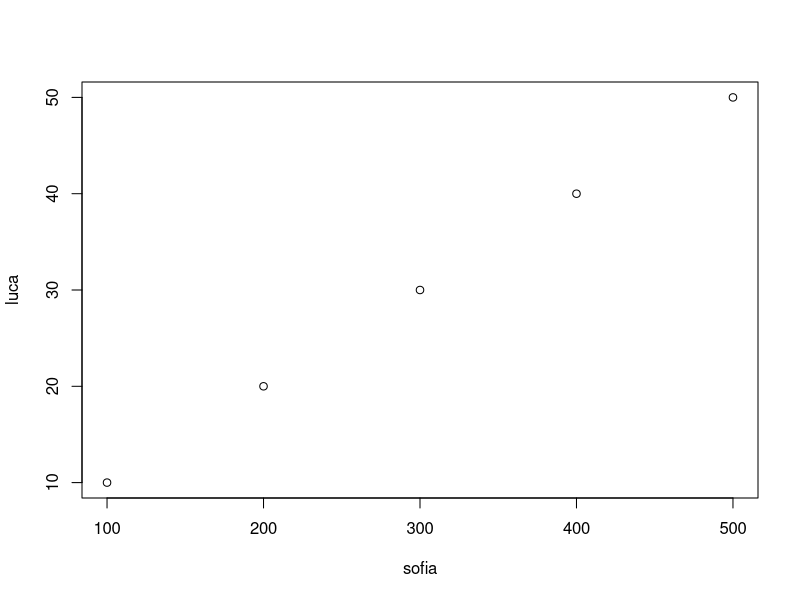
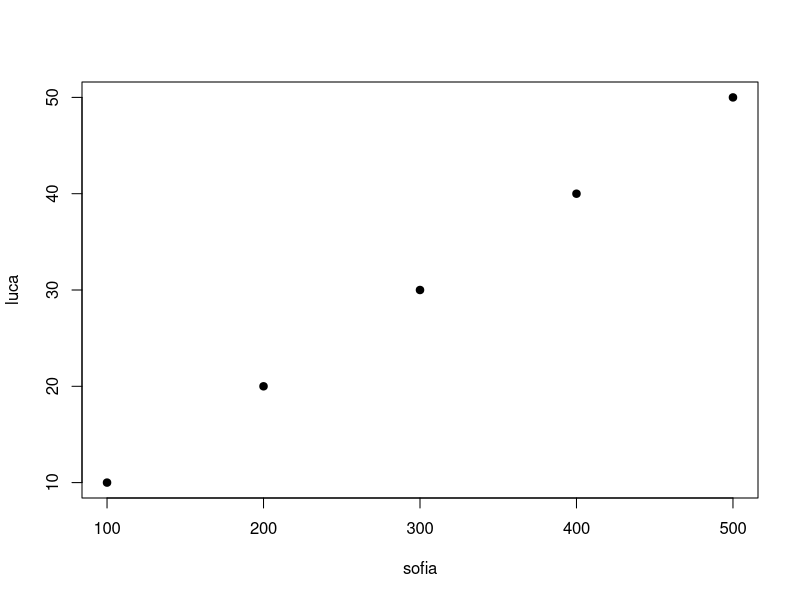
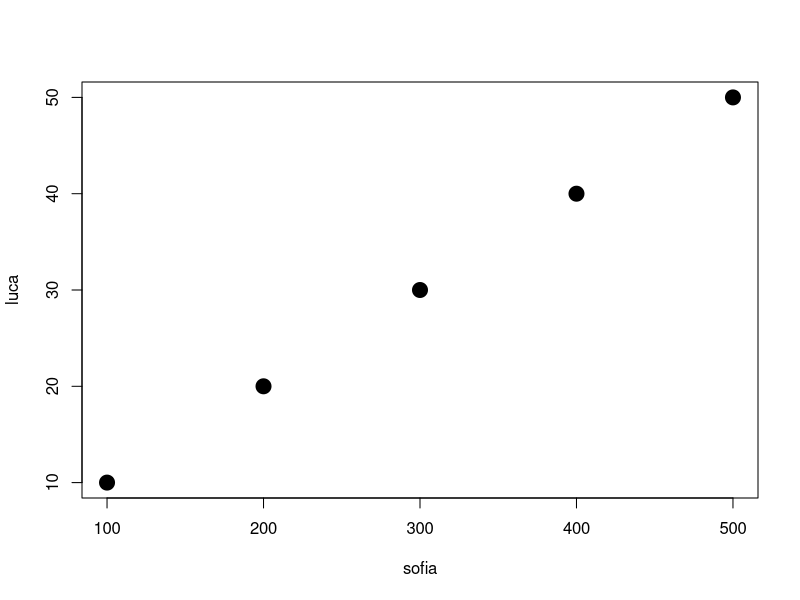
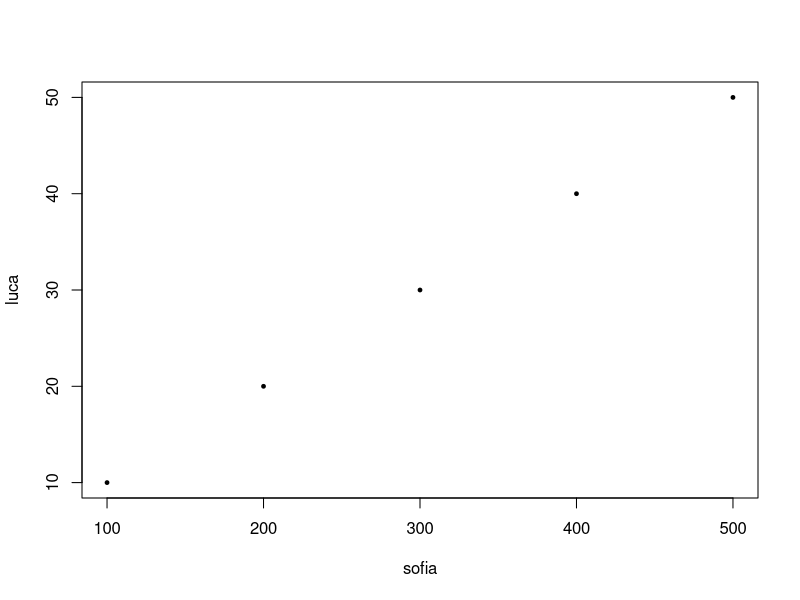
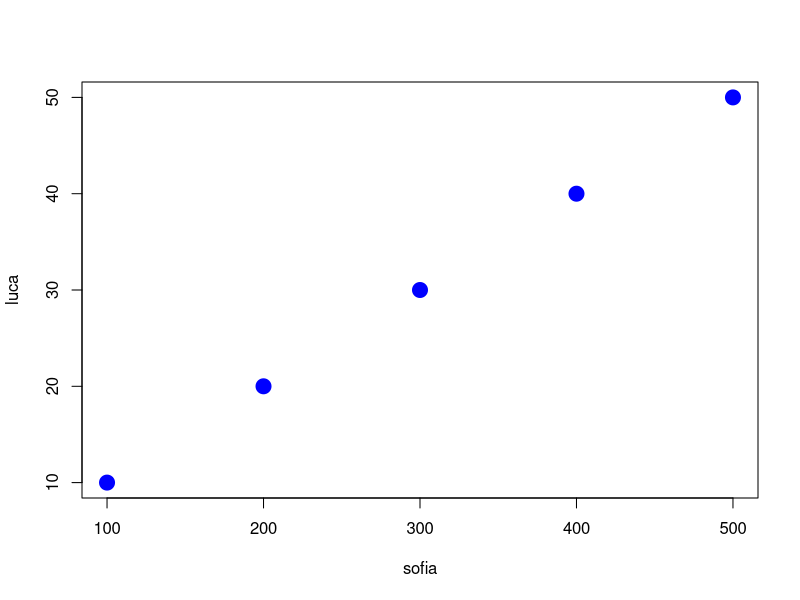
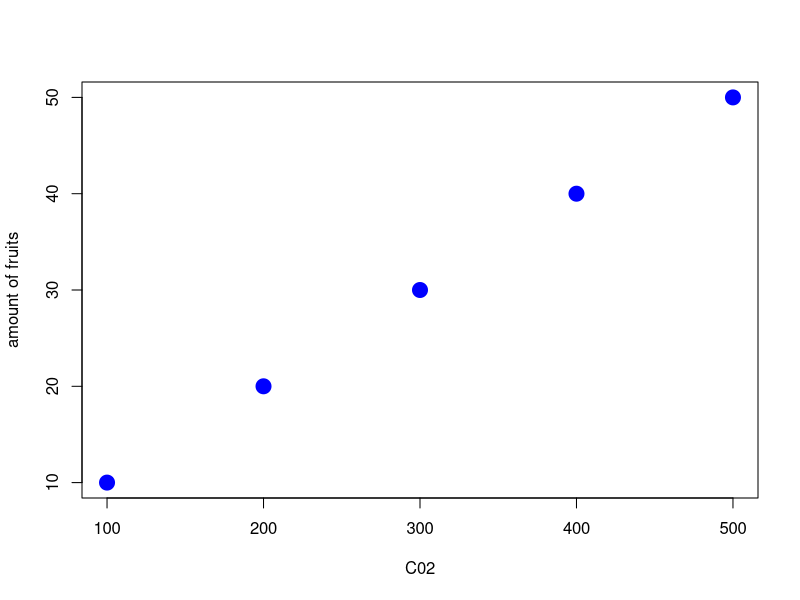

Write R code to recreate these figures, in order.
# Under the hashtag the software R will not detect the code. So this is how we can comment our script

# Exercise
# We will use R as a simple calculator
2 + 3 

# Now we can assign our value to an object by adding the symbol <-
# In this way we create a new variable with an assigned value
cato <- 2 + 3 
cato # By plotting "cato" we will diretcly have the result 5

# Let's do another example
beatrice <- 4 + 2
beatrice 

# Now we can do many more operations by using our new variables
cato + beatrice
cato ^ beatrice
(cato + beatrice) ^ cato 


# Arrays or vectors: a series of info coded all together
# We concatenate all the data by using the "c" function
# In this way we can create an array, the objects inside are all called arguments
luca <- c(10, 20, 30, 40, 50) 
luca # Let's run the code

# Now let's add some data
# This is going to be our second variable
sofia <- c(100, 200, 300, 400, 500)

# Now we can correlate the two variables by creating a plot
# To create a plot we use the "plot" function
# Eg. reationship between amount of CO2 and fruits
plot(sofia, luca) # By plotting these two variables together we observe a direct correlation between them

# Now I can make my plot look better by changing the symbols in it
# To modify the symbols we use "pch=" in the plot's argument
# To know which one I want to use I can google "symbols in R" 
# or I can check the site https://www.datanovia.com/en/blog/pch-in-r-best-tips/
plot(sofia, luca, pch=19) 

# Another change that we can make is the dimension of our symbol
# To do so we use "cex=" in the argument of the plot
plot(sofia, luca, pch=19, cex=2) # In this way we make the dots bigger 
plot(sofia, luca, pch=19, cex=0.5) # In this way we make them smaller

# Then we can modify the color by using "col=" in the argument
# To choose which color we either google "colors in R"
# or check this link https://r-graph-gallery.com/42-colors-names.html
plot(sofia, luca, pch=19, cex=2, col="blue") 

# One last change that I can make is to add the labels in the plot
# To do so we use "xlab=" to add a label to the x axis and "ylab=" to add a label in the y axis
plot(sofia, luca, pch=19, cex=2, col="blue", xlab="C02", ylab="amount of fruits") 
